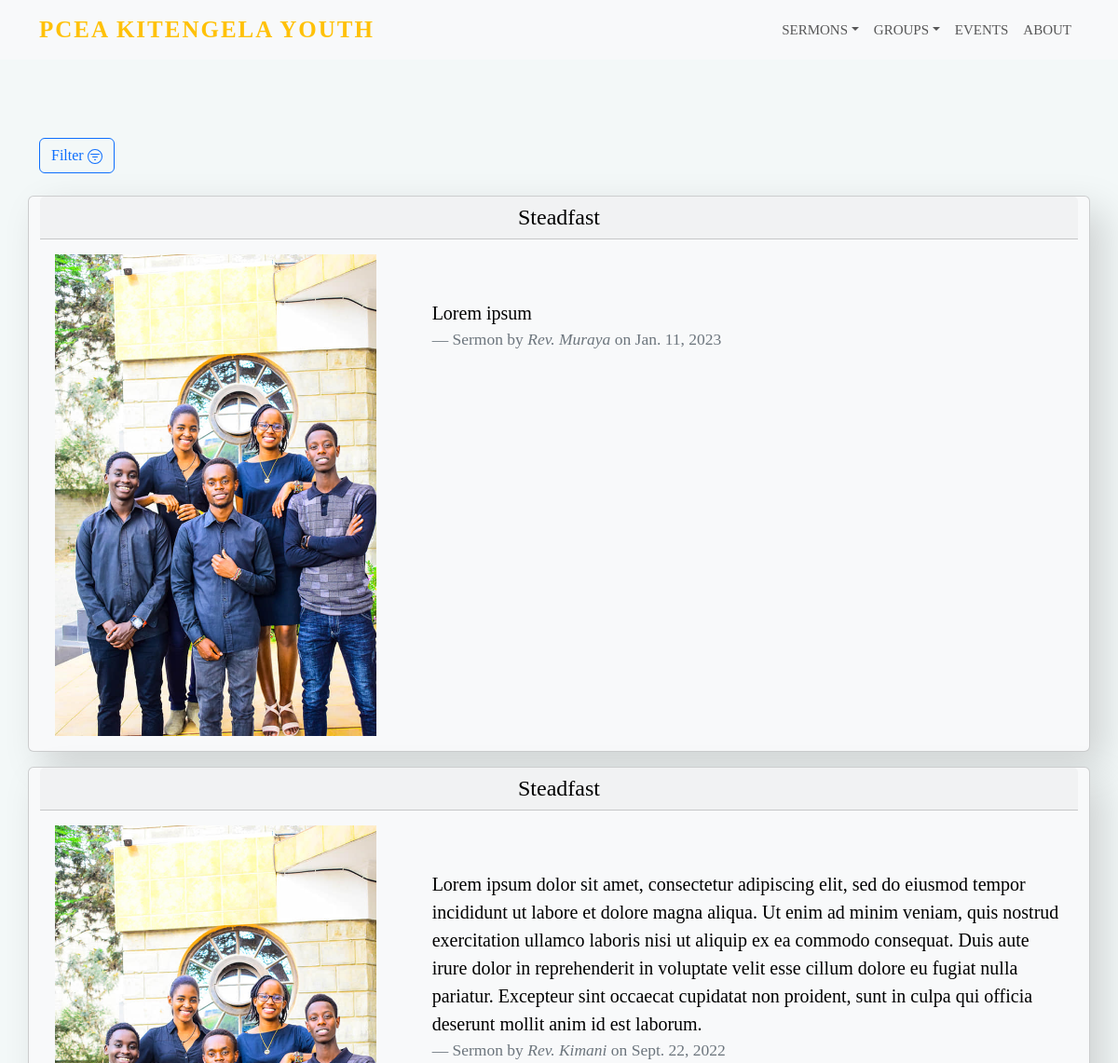
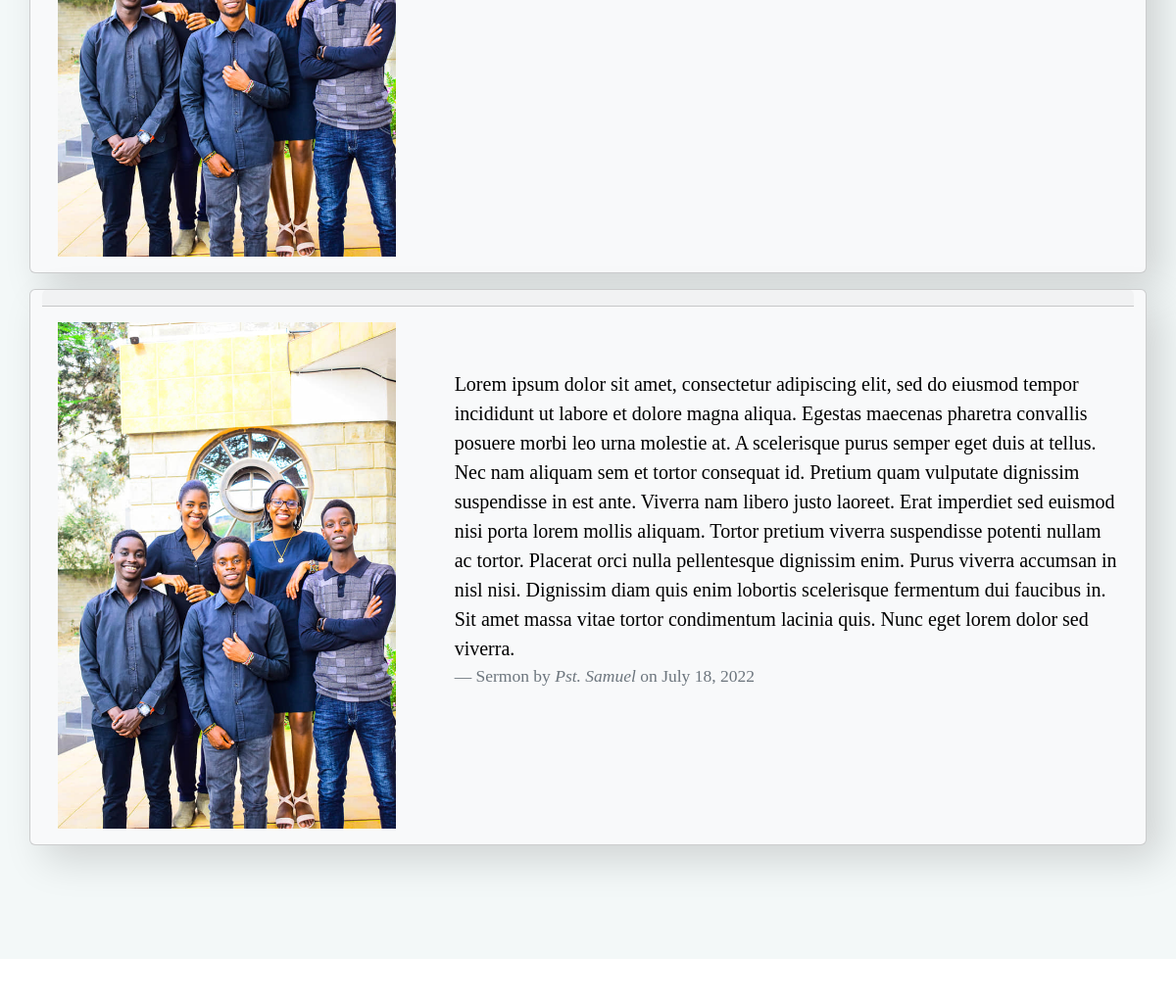
The page /tuesday-service (upper part) on the database as committed earlier (2 pictures, top to bottom).
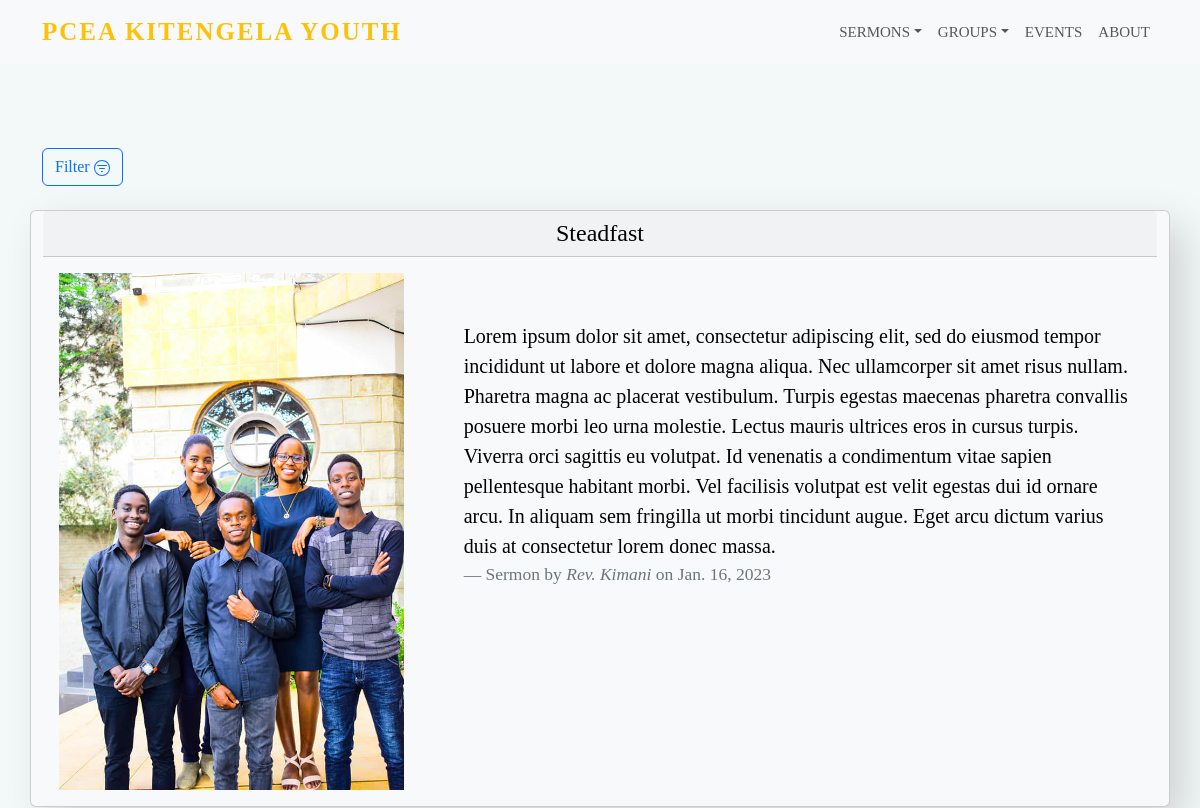
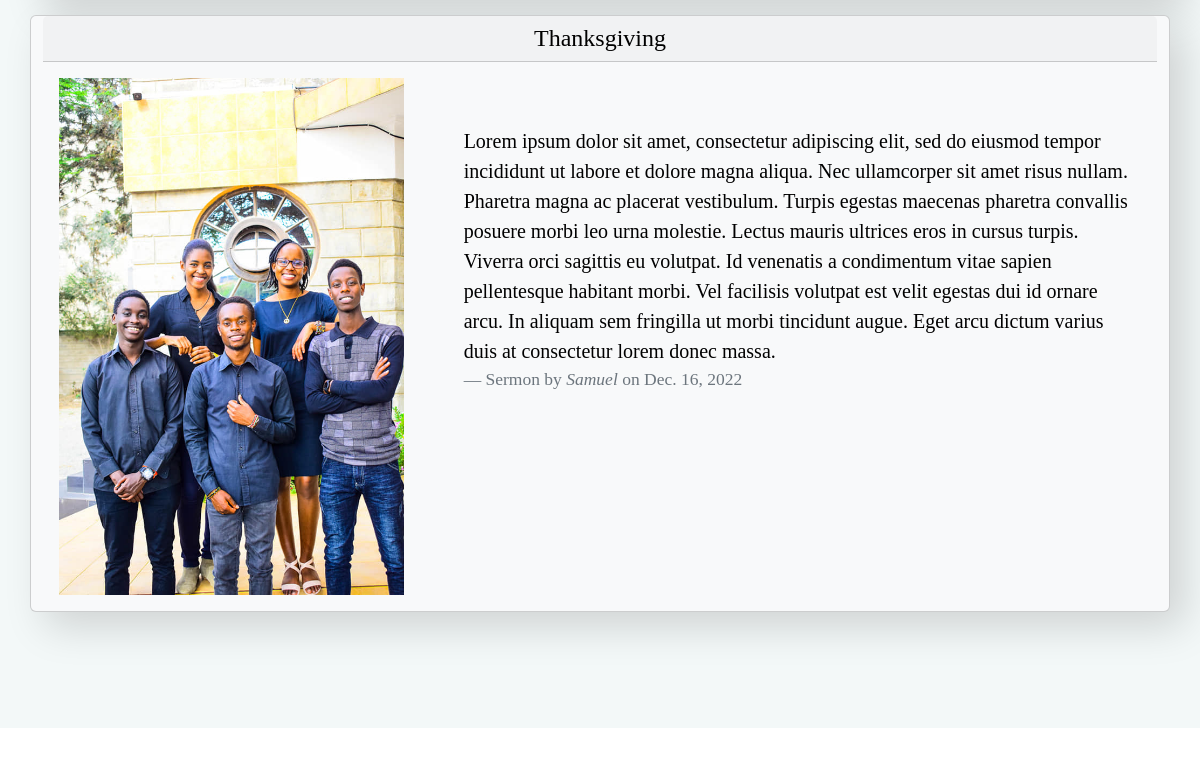
The same page on the database as committed later (2 pictures, top to bottom).
### main/models.py (models this page shows, shortened)
class Sermon(models.Model):
    Service = models.CharField(max_length=200, choices=SERVICE_SERMONS_CHOICES)
    Preacher = models.CharField(max_length=200)
    Date = models.DateField(default=timezone.now)
    Poster = models.ImageField(upload_to="new", blank=True)
    Scripture = models.CharField(max_length=2000)
    Sermon_title = models.CharField(max_length=200)
    Sermon = models.TextField()

### main/views.py (the view)
# urls.py: path('tuesday-service', Tuesday_Service),
def Tuesday_Service(request):
    sermon = Sermon.objects.filter(Service="Tuesday Service").order_by('-Date')
    sermon_filter = SermonFilter(request.GET, queryset=sermon)
    return render(request=request,
                  template_name='main/Tuesday_Service.html',
                  context={'filter': sermon_filter})

### main/templates/main/Tuesday_Service.html (shortened to what this page needs)
{% extends 'main/header.html' %}
{% block content%}
{%load bootstrap%}
{% load static%}
<section id="services" class="services section-padding">
  <div class="container">
    <button type="button" class="btn btn-outline-primary" data-bs-toggle="modal" data-bs-target="#exampleModal" data-bs-whatever="@mdo">Filter
    </button><br>
    <div class="row">
      {% for ser in filter.qs %}
      <div class="card text-bg-light mb-3">
        <h4 class="card-header text-center">
          {{ser.Sermon_title}}
        </h4>
        <div class="card-body">
          <div class="row">
            <div class="col-lg-4 col-md-12 col-12">
                <div class="about-img">
                    <img src={% static "images/Family3.jpg"%}  alt="" class="img-fluid">
                </div>
            </div>
            <div class="col-lg-8 col-md-12 col-12 ps-lg-5 mt-md-5">
                <div class="about-text">
                  <blockquote class="blockquote mb-0">
                    <p>{{ser.Sermon}}</p>
                    <footer class="blockquote-footer">Sermon by <cite title="Source Title">{{ser.Preacher}}</cite> on {{ser.Date}}</footer>
                  </blockquote>
                </div>
            </div>
          </div>
        </div>
      </div>
      {% endfor %}
    </div>
  </div>
</section>
{%endblock%}

Rows that differ between the two databases and show on the page:
removed Sermon: Sermon_title "Steadfast", Sermon "Lorem ipsum", Preacher "Rev. Muraya", Date "Jan. 11, 2023"
removed Sermon: Sermon_title "Steadfast", Sermon "Lorem ipsum dolor sit amet, consectetur adipiscing elit, sed do eiusmod tempor incididunt ut labore et dolore magna aliqua. Ut enim ad minim veniam, quis nostrud exercitation ullamco laboris nisi ut aliquip ex ea commodo consequat. Duis aute irure dolor in reprehenderit in voluptate velit esse cillum dolore eu fugiat nulla pariatur. Excepteur sint occaecat cupidatat non proident, sunt in culpa qui officia deserunt mollit anim id est laborum.", Preacher "Rev. Kimani", Date "Sept. 22, 2022"
removed Sermon: Sermon "Lorem ipsum dolor sit amet, consectetur adipiscing elit, sed do eiusmod tempor incididunt ut labore et dolore magna aliqua. Egestas maecenas pharetra convallis posuere morbi leo urna molestie at. A scelerisque purus semper eget duis at tellus. Nec nam aliquam sem et tortor consequat id. Pretium quam vulputate dignissim suspendisse in est ante. Viverra nam libero justo laoreet. Erat imperdiet sed euismod nisi porta lorem mollis aliquam. Tortor pretium viverra suspendisse potenti nullam ac tortor. Placerat orci nulla pellentesque dignissim enim. Purus viverra accumsan in nisl nisi. Dignissim diam quis enim lobortis scelerisque fermentum dui faucibus in. Sit amet massa vitae tortor condimentum…", Preacher "Pst. Samuel", Date "July 18, 2022"
added Sermon: Sermon_title "Steadfast", Sermon "Lorem ipsum dolor sit amet, consectetur adipiscing elit, sed do eiusmod tempor incididunt ut labore et dolore magna aliqua. Nec ullamcorper sit amet risus nullam. Pharetra magna ac placerat vestibulum. Turpis egestas maecenas pharetra convallis posuere morbi leo urna molestie. Lectus mauris ultrices eros in cursus turpis. Viverra orci sagittis eu volutpat. Id venenatis a condimentum vitae sapien pellentesque habitant morbi. Vel facilisis volutpat est velit egestas dui id ornare arcu. In aliquam sem fringilla ut morbi tincidunt augue. Eget arcu dictum varius duis at consectetur lorem donec massa.", Preacher "Rev. Kimani", Date "Jan. 16, 2023"
added Sermon: Sermon_title "Thanksgiving", Sermon "Lorem ipsum dolor sit amet, consectetur adipiscing elit, sed do eiusmod tempor incididunt ut labore et dolore magna aliqua. Nec ullamcorper sit amet risus nullam. Pharetra magna ac placerat vestibulum. Turpis egestas maecenas pharetra convallis posuere morbi leo urna molestie. Lectus mauris ultrices eros in cursus turpis. Viverra orci sagittis eu volutpat. Id venenatis a condimentum vitae sapien pellentesque habitant morbi. Vel facilisis volutpat est velit egestas dui id ornare arcu. In aliquam sem fringilla ut morbi tincidunt augue. Eget arcu dictum varius duis at consectetur lorem donec massa.", Preacher "Samuel", Date "Dec. 16, 2022"
